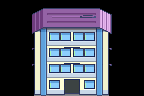

Rendered tile map (Tiled .tmx) drawn with the repository's tilesets; below, a short description and the map source with its tile grids summarised:
An orthogonal 9x6 tile map with 16x16 px tiles, 2 tile layers (Collisions, WalkBehind), 4 tilesets and 1 object (teleport on push).

<map version="1.0" tiledversion="1.1.2" orientation="orthogonal" renderorder="right-down" compressionlevel="6" width="9" height="6" tilewidth="16" tileheight="16" infinite="0" nextobjectid="14">
 <tileset firstgid="1" source="../../tileset/building-small.tsx" />
 <tileset firstgid="1025" source="../../tileset/terra.tsx" />
 <tileset firstgid="2049" source="../../tileset/invisible.tsx" />
 <tileset firstgid="2065" source="../../tileset/t2.tsx" />
 <layer name="Collisions" width="9" height="6">
  <data>[54 cells, 25 non-empty, 15 distinct tile ids]</data>
 </layer>
 <layer name="WalkBehind" width="9" height="6">
  <data>[54 cells, 5 non-empty, 5 distinct tile ids]</data>
 </layer>
 <objectgroup name="Moving">
  <object id="13" type="teleport on push" gid="2051" x="64" y="96" width="16" height="16">
   <properties>
    <property name="map" value="floor-0" />
    <property name="x" value="5" />
    <property name="y" value="10" />
   </properties>
  </object>
 </objectgroup>
</map>
